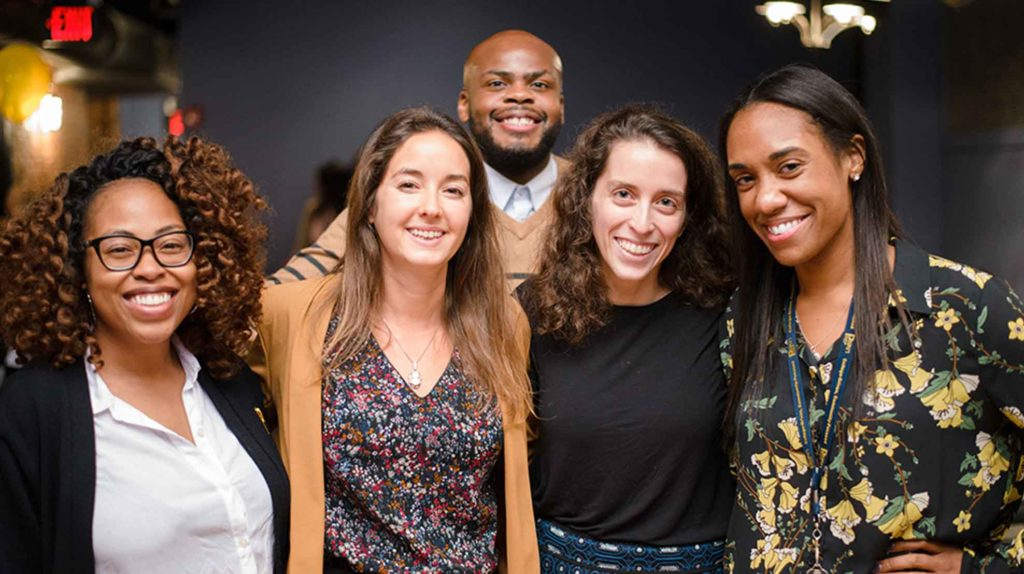
#> input picture img1.jpg, 1024 x 574 px
$ python face.py
#> lines starting #> are read from the running program, lines starting #| are printed output that depends on the picture; after the words box and inside, x2 and y2 are one past the last pixel; in counts of white or black regions, pixels touching at a corner belong together
import cv2

face_data = cv2.CascadeClassifier("face_data.xml")
eyes_data = cv2.CascadeClassifier("eyes_data.xml")

img=cv2.imread('img1.jpg')
#> img is the input picture: shape (574, 1024, 3); mean B, G, R 65.9, 76.1, 95.9

gray_img= cv2.cvtColor(img, cv2.COLOR_BGR2GRAY)
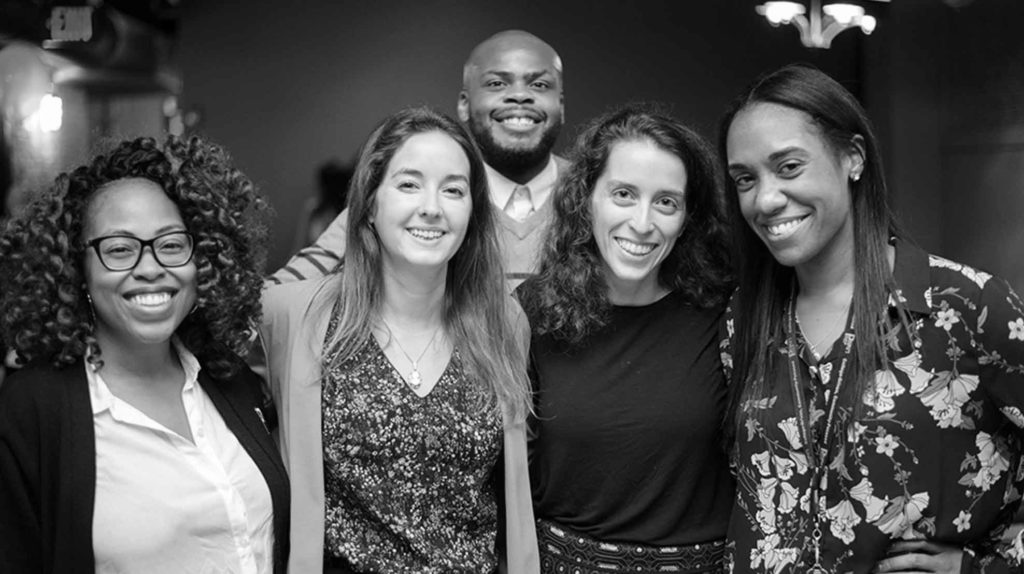
#> gray_img: shape (574, 1024); min 0, max 255, mean 80.9

faces = face_data.detectMultiScale(gray_img,1.05,5)
#> faces = [[368, 307, 50, 50], [490, 209, 60, 60], [464, 37, 109, 109], [368, 137, 122, 122], [580, 148, 126, 126], [68, 190, 142, 142], [701, 109, 153, 153]]

for x,y,w,h in faces:
    img= cv2.rectangle(img,(x,y),(x+w,y+h),(0,0,255),3)

    eyes=eyes_data.detectMultiScale(gray_img)
    for ex,ey,ew,eh in eyes:
        img= cv2.rectangle(img,(ex,ey),(ex+ew,ey+eh),(0,170,0),2)
#> this loop made 7 passes
#> pass 1, `img= cv2.rectangle(img,(x,y),(x+w,y+h),(0,0,255),3)`:
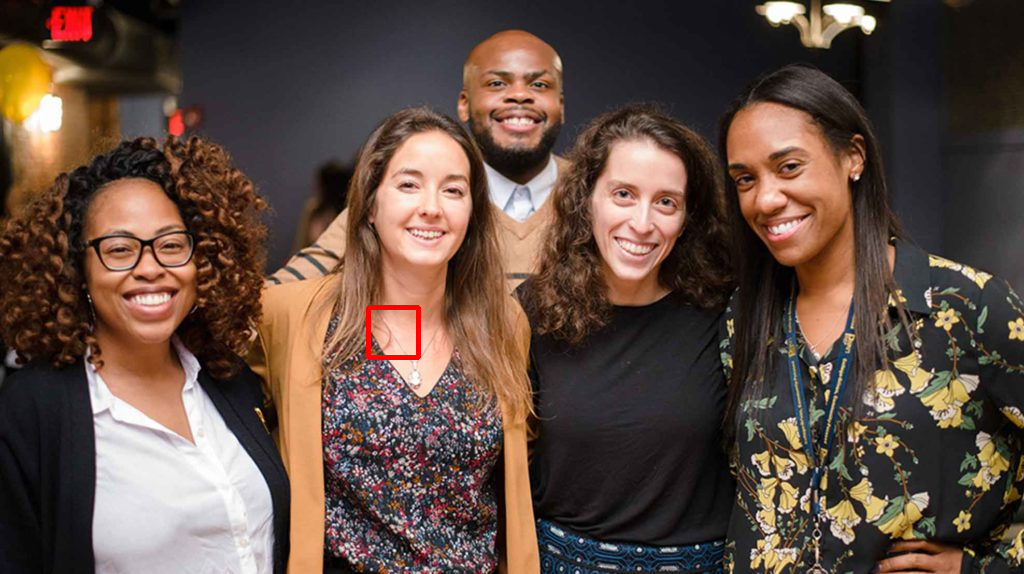
#> img: shape (574, 1024, 3); 0.17% of pixels changed, all inside (x1, y1, x2, y2) = (366, 305, 421, 360)
#> pass 2, `img= cv2.rectangle(img,(x,y),(x+w,y+h),(0,0,255),3)`:
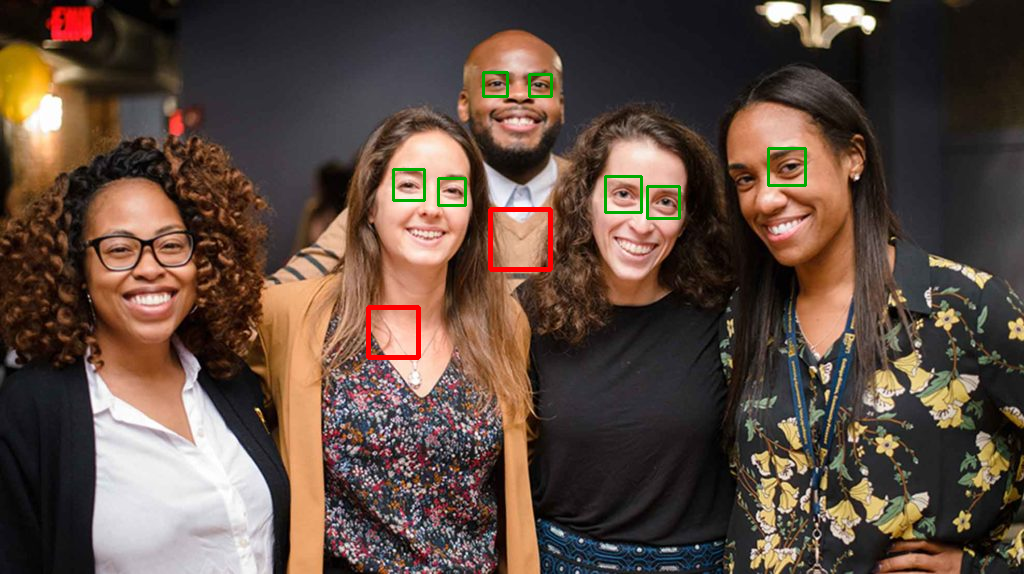
#> img: shape (574, 1024, 3); 0.62% of pixels changed, all inside (x1, y1, x2, y2) = (392, 71, 807, 272)
#> pass 3, `img= cv2.rectangle(img,(x,y),(x+w,y+h),(0,0,255),3)`:
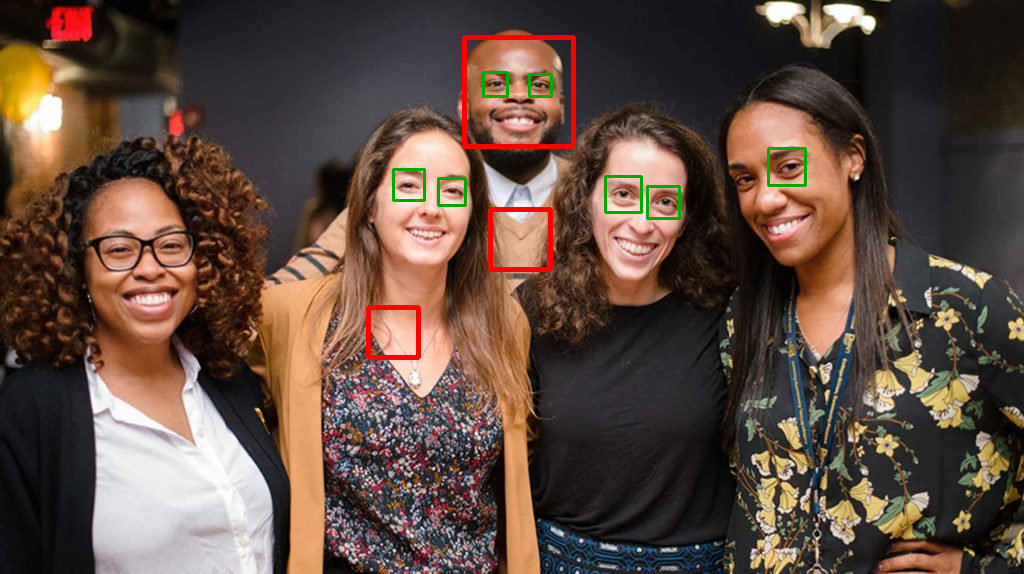
#> img: shape (574, 1024, 3); 0.37% of pixels changed, all inside (x1, y1, x2, y2) = (462, 35, 576, 149)
#> after the loop:
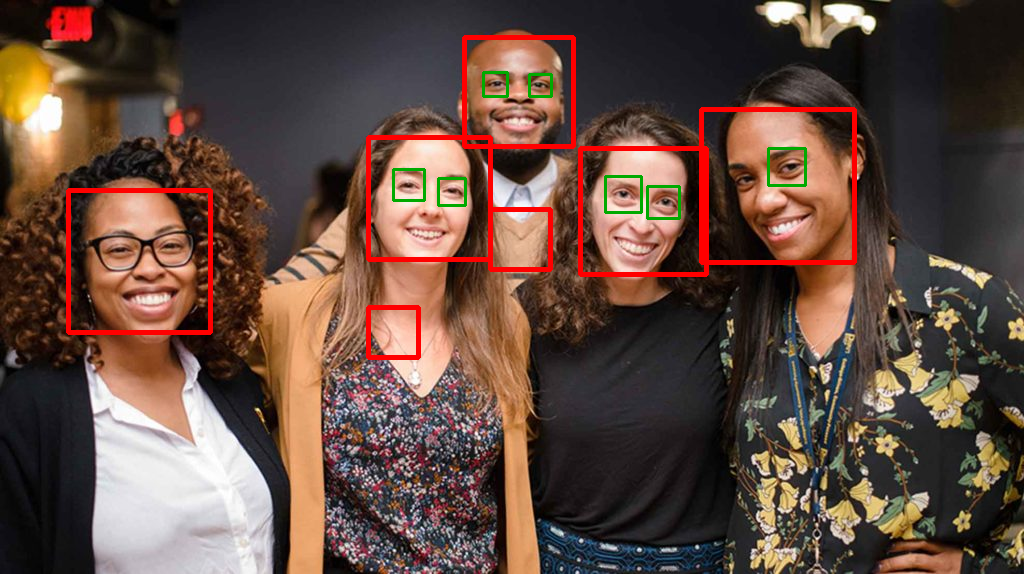
#> img: shape (574, 1024, 3); 1.78% of pixels changed, all inside (x1, y1, x2, y2) = (66, 107, 857, 335)

cv2.imshow("image",img)
cv2.waitKey(0)
cv2.destroyAllWindows()

$ run again, with img2.jpg copied over img1.jpg
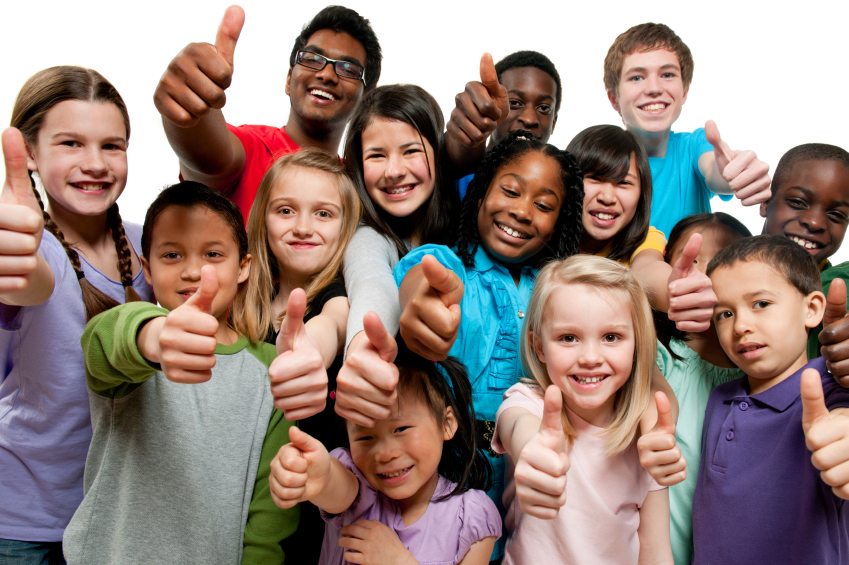
#> input picture img2.jpg, 849 x 565 px
#> img is the input picture: shape (565, 849, 3); mean B, G, R 124.2, 130.4, 148.9
#> `gray_img= cv2.cvtColor(img, cv2.COLOR_BGR2GRAY)`:
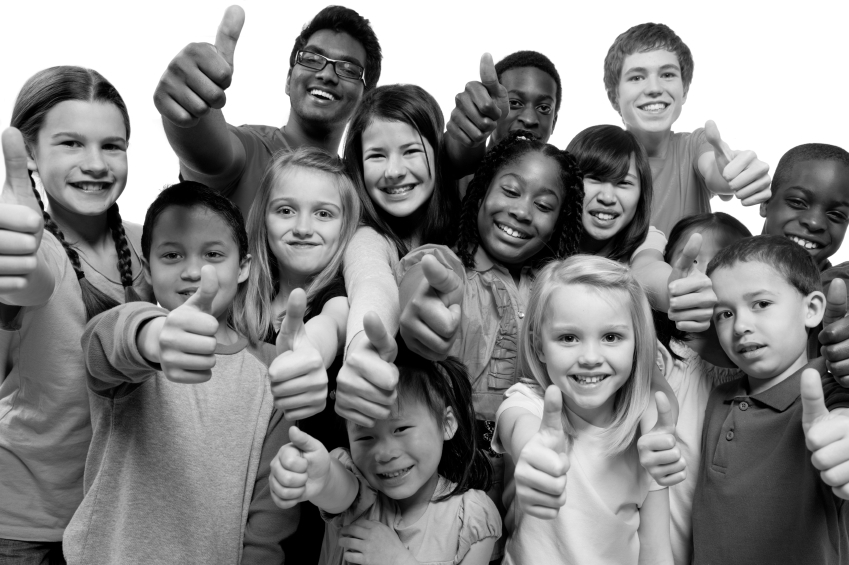
#> gray_img: shape (565, 849); min 0, max 255, mean 135.3
#> faces = 14 rows, first 6: [23, 464, 60, 60], [642, 366, 69, 69], [286, 32, 81, 81], [612, 43, 81, 81], [492, 74, 78, 78], [349, 118, 91, 91]
#> the loop `for x,y,w,h in faces:` made 14 passes
#> after the loop `for x,y,w,h in faces:`:
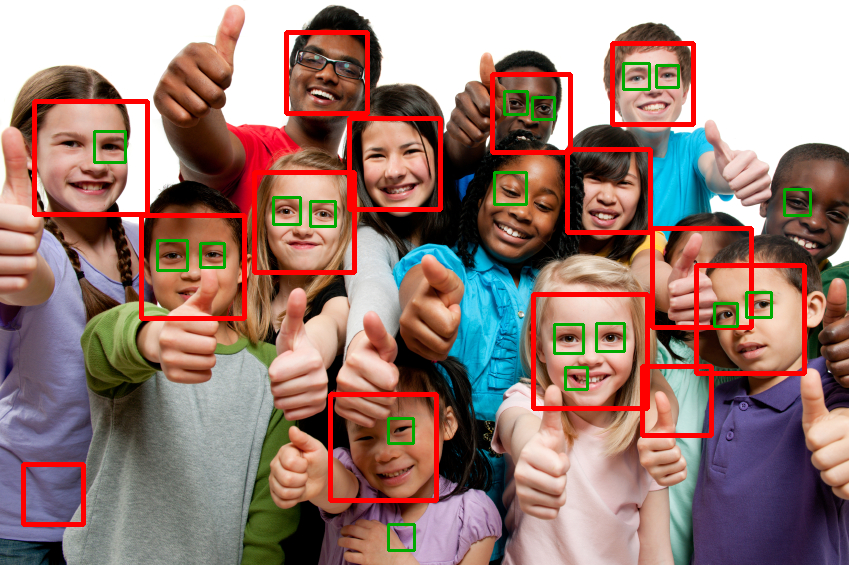
#> img: shape (565, 849, 3); mean B, G, R 117.9, 125.2, 153.2
